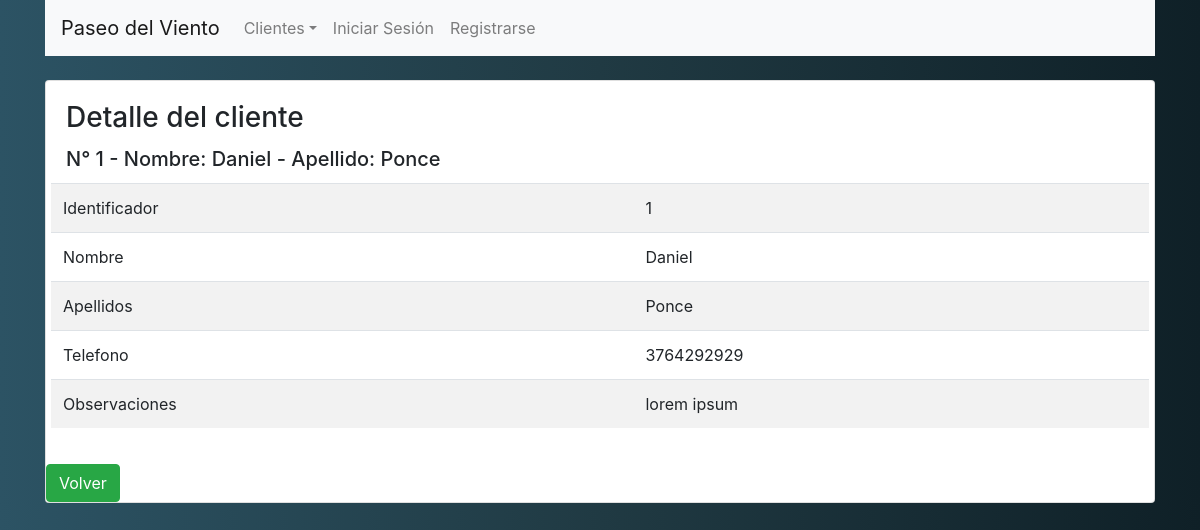
The page /detalle-cliente/1/ on the database its author committed.
### app001/models.py (models this page shows, shortened)
class Cliente(models.Model):
    nombres = models.CharField(max_length=100)
    apellidos = models.CharField(max_length=100)
    telefono = models.CharField(max_length=100, blank=True)
    email = models.EmailField(blank=True)
    observaciones=models.TextField(blank=True)
    class Meta:
            verbose_name_plural = 'Clientes'

### app001/views.py (the view)
# urls.py: path('detalle-cliente/<id>/', detalle_cliente, name='detalle_cliente'),
def detalle_cliente(request, id):
    cliente = get_object_or_404(Cliente, id=id)
    data = {
        'cliente': cliente
    }
    return render(request, 'app001/cliente/detalle.html', data)

### app001/templates/app001/cliente/detalle.html
{% extends "app001/layout.html" %} {% block body %} {% if cliente %}
<div class="card">
  <div class="card-body">
    <h3 class="card-title">Detalle del cliente</h3>
    <h5 class="card-title">
      N° {{cliente.id}} - Nombre: {{cliente.nombres}} - Apellido:
      {{cliente.apellidos}}
    </h5>
    <div class="row">
      <table class="table table-striped table-hover table-responsive-sm">
        <tbody>
          <tr>
            <td>Identificador</td>
            <td>{{cliente.id}}</td>
          </tr>
          <tr>
            <td>Nombre</td>
            <td>{{cliente.nombres}}</td>
          </tr>
          <tr>
            <td>Apellidos</td>
            <td>{{cliente.apellidos}}</td>
          </tr>
          <tr>
            <td>Telefono</td>
            <td>{{cliente.telefono}}</td>
          </tr>
          <tr>
            <td>Observaciones</td>
            <td>{{cliente.observaciones}}</td>
          </tr>
        </tbody>
      </table>
    </div>
  </div>
  <div>
    <a href="{% url 'app001:listar_clientes' %}" class="btn btn-success"
      >Volver</a
    >
  </div>
</div>
{% endif %} {% endblock %}

### rows shown on the page
Cliente: id "1", nombres "Daniel", apellidos "Ponce", telefono "3764292929", observaciones "lorem ipsum"
